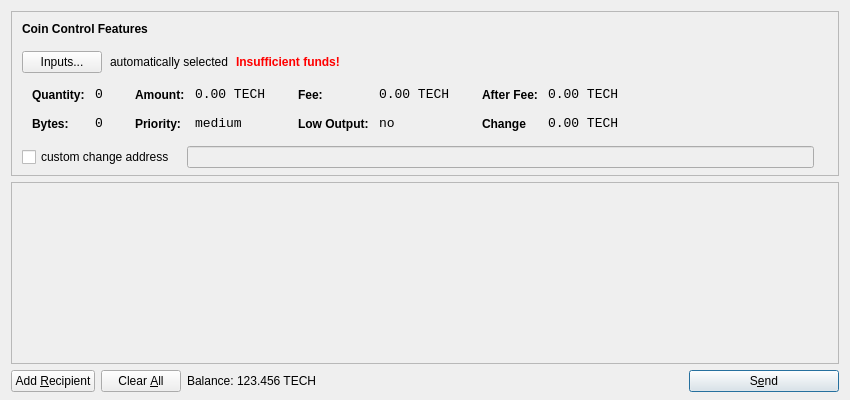
<?xml version="1.0" encoding="UTF-8"?>
<ui version="4.0">
 <class>SendCoinsDialog</class>
 <widget class="QDialog" name="SendCoinsDialog">
  <property name="geometry">
   <rect>
    <x>0</x>
    <y>0</y>
    <width>850</width>
    <height>400</height>
   </rect>
  </property>
  <property name="windowTitle">
   <string>Send Coins</string>
  </property>
  <layout class="QVBoxLayout" name="verticalLayout" stretch="0,1,0">
   <property name="bottomMargin">
    <number>8</number>
   </property>
   <item>
    <widget class="QFrame" name="frameCoinControl">
     <property name="sizePolicy">
      <sizepolicy hsizetype="Expanding" vsizetype="Expanding">
       <horstretch>0</horstretch>
       <verstretch>0</verstretch>
      </sizepolicy>
     </property>
     <property name="maximumSize">
      <size>
       <width>16777215</width>
       <height>16777215</height>
      </size>
     </property>
     <property name="frameShape">
      <enum>QFrame::StyledPanel</enum>
     </property>
     <property name="frameShadow">
      <enum>QFrame::Sunken</enum>
     </property>
     <layout class="QVBoxLayout" name="verticalLayoutCoinControl2">
      <property name="spacing">
       <number>6</number>
      </property>
      <property name="leftMargin">
       <number>0</number>
      </property>
      <property name="topMargin">
       <number>0</number>
      </property>
      <property name="rightMargin">
       <number>0</number>
      </property>
      <property name="bottomMargin">
       <number>6</number>
      </property>
      <item>
       <layout class="QVBoxLayout" name="verticalLayoutCoinControl" stretch="0,0,0,0,1">
        <property name="spacing">
         <number>0</number>
        </property>
        <property name="leftMargin">
         <number>10</number>
        </property>
        <property name="topMargin">
         <number>10</number>
        </property>
        <item>
         <layout class="QHBoxLayout" name="horizontalLayoutCoinControl1">
          <property name="bottomMargin">
           <number>15</number>
          </property>
          <item>
           <widget class="QLabel" name="labelCoinControlFeatures">
            <property name="sizePolicy">
             <sizepolicy hsizetype="Preferred" vsizetype="Maximum">
              <horstretch>0</horstretch>
              <verstretch>0</verstretch>
             </sizepolicy>
            </property>
            <property name="font">
             <font>
              <weight>75</weight>
              <bold>true</bold>
             </font>
            </property>
            <property name="styleSheet">
             <string notr="true">font-weight:bold;</string>
            </property>
            <property name="text">
             <string>Coin Control Features</string>
            </property>
           </widget>
          </item>
         </layout>
        </item>
        <item>
         <layout class="QHBoxLayout" name="horizontalLayoutCoinControl2" stretch="0,0,0,0">
          <property name="spacing">
           <number>8</number>
          </property>
          <property name="bottomMargin">
           <number>10</number>
          </property>
          <item>
           <widget class="QPushButton" name="pushButtonCoinControl">
            <property name="styleSheet">
             <string notr="true"/>
            </property>
            <property name="text">
             <string>Inputs...</string>
            </property>
           </widget>
          </item>
          <item>
           <widget class="QLabel" name="labelCoinControlAutomaticallySelected">
            <property name="text">
             <string>automatically selected</string>
            </property>
            <property name="margin">
             <number>5</number>
            </property>
           </widget>
          </item>
          <item>
           <widget class="QLabel" name="labelCoinControlInsuffFunds">
            <property name="font">
             <font>
              <weight>75</weight>
              <bold>true</bold>
             </font>
            </property>
            <property name="styleSheet">
             <string notr="true">color:red;font-weight:bold;</string>
            </property>
            <property name="text">
             <string>Insufficient funds!</string>
            </property>
            <property name="margin">
             <number>5</number>
            </property>
           </widget>
          </item>
          <item>
           <spacer name="horizontalSpacerCoinControl">
            <property name="orientation">
             <enum>Qt::Horizontal</enum>
            </property>
            <property name="sizeHint" stdset="0">
             <size>
              <width>40</width>
              <height>1</height>
             </size>
            </property>
           </spacer>
          </item>
         </layout>
        </item>
        <item>
         <widget class="QWidget" name="widgetCoinControl" native="true">
          <property name="sizePolicy">
           <sizepolicy hsizetype="Preferred" vsizetype="Preferred">
            <horstretch>0</horstretch>
            <verstretch>0</verstretch>
           </sizepolicy>
          </property>
          <property name="minimumSize">
           <size>
            <width>0</width>
            <height>0</height>
           </size>
          </property>
          <property name="styleSheet">
           <string notr="true"/>
          </property>
          <layout class="QHBoxLayout" name="horizontalLayoutCoinControl5">
           <property name="leftMargin">
            <number>0</number>
           </property>
           <property name="topMargin">
            <number>0</number>
           </property>
           <property name="rightMargin">
            <number>0</number>
           </property>
           <property name="bottomMargin">
            <number>0</number>
           </property>
           <item>
            <layout class="QHBoxLayout" name="horizontalLayoutCoinControl3" stretch="0,0,0,1">
             <property name="spacing">
              <number>20</number>
             </property>
             <property name="topMargin">
              <number>0</number>
             </property>
             <property name="bottomMargin">
              <number>10</number>
             </property>
             <item>
              <layout class="QFormLayout" name="formLayoutCoinControl1">
               <property name="horizontalSpacing">
                <number>10</number>
               </property>
               <property name="verticalSpacing">
                <number>14</number>
               </property>
               <property name="leftMargin">
                <number>10</number>
               </property>
               <property name="topMargin">
                <number>4</number>
               </property>
               <property name="rightMargin">
                <number>6</number>
               </property>
               <item row="0" column="0">
                <widget class="QLabel" name="labelCoinControlQuantityText">
                 <property name="styleSheet">
                  <string notr="true">font-weight:bold;</string>
                 </property>
                 <property name="text">
                  <string>Quantity:</string>
                 </property>
                 <property name="margin">
                  <number>0</number>
                 </property>
                </widget>
               </item>
               <item row="0" column="1">
                <widget class="QLabel" name="labelCoinControlQuantity">
                 <property name="font">
                  <font>
                   <family>Monospace</family>
                   <pointsize>10</pointsize>
                  </font>
                 </property>
                 <property name="cursor">
                  <cursorShape>IBeamCursor</cursorShape>
                 </property>
                 <property name="contextMenuPolicy">
                  <enum>Qt::ActionsContextMenu</enum>
                 </property>
                 <property name="text">
                  <string>0</string>
                 </property>
                 <property name="margin">
                  <number>0</number>
                 </property>
                 <property name="textInteractionFlags">
                  <set>Qt::LinksAccessibleByMouse|Qt::TextSelectableByKeyboard|Qt::TextSelectableByMouse</set>
                 </property>
                </widget>
               </item>
               <item row="1" column="0">
                <widget class="QLabel" name="labelCoinControlBytesText">
                 <property name="styleSheet">
                  <string notr="true">font-weight:bold;</string>
                 </property>
                 <property name="text">
                  <string>Bytes:</string>
                 </property>
                </widget>
               </item>
               <item row="1" column="1">
                <widget class="QLabel" name="labelCoinControlBytes">
                 <property name="font">
                  <font>
                   <family>Monospace</family>
                   <pointsize>10</pointsize>
                  </font>
                 </property>
                 <property name="cursor">
                  <cursorShape>IBeamCursor</cursorShape>
                 </property>
                 <property name="contextMenuPolicy">
                  <enum>Qt::ActionsContextMenu</enum>
                 </property>
                 <property name="text">
                  <string>0</string>
                 </property>
                 <property name="textInteractionFlags">
                  <set>Qt::LinksAccessibleByMouse|Qt::TextSelectableByKeyboard|Qt::TextSelectableByMouse</set>
                 </property>
                </widget>
               </item>
              </layout>
             </item>
             <item>
              <layout class="QFormLayout" name="formLayoutCoinControl2">
               <property name="horizontalSpacing">
                <number>10</number>
               </property>
               <property name="verticalSpacing">
                <number>14</number>
               </property>
               <property name="leftMargin">
                <number>6</number>
               </property>
               <property name="topMargin">
                <number>4</number>
               </property>
               <property name="rightMargin">
                <number>6</number>
               </property>
               <item row="0" column="0">
                <widget class="QLabel" name="labelCoinControlAmountText">
                 <property name="styleSheet">
                  <string notr="true">font-weight:bold;</string>
                 </property>
                 <property name="text">
                  <string>Amount:</string>
                 </property>
                 <property name="margin">
                  <number>0</number>
                 </property>
                </widget>
               </item>
               <item row="0" column="1">
                <widget class="QLabel" name="labelCoinControlAmount">
                 <property name="font">
                  <font>
                   <family>Monospace</family>
                   <pointsize>10</pointsize>
                  </font>
                 </property>
                 <property name="cursor">
                  <cursorShape>IBeamCursor</cursorShape>
                 </property>
                 <property name="contextMenuPolicy">
                  <enum>Qt::ActionsContextMenu</enum>
                 </property>
                 <property name="text">
                  <string>0.00 TECH</string>
                 </property>
                 <property name="textInteractionFlags">
                  <set>Qt::LinksAccessibleByMouse|Qt::TextSelectableByKeyboard|Qt::TextSelectableByMouse</set>
                 </property>
                </widget>
               </item>
               <item row="1" column="0">
                <widget class="QLabel" name="labelCoinControlPriorityText">
                 <property name="styleSheet">
                  <string notr="true">font-weight:bold;</string>
                 </property>
                 <property name="text">
                  <string>Priority:</string>
                 </property>
                </widget>
               </item>
               <item row="1" column="1">
                <widget class="QLabel" name="labelCoinControlPriority">
                 <property name="font">
                  <font>
                   <family>Monospace</family>
                   <pointsize>10</pointsize>
                  </font>
                 </property>
                 <property name="cursor">
                  <cursorShape>IBeamCursor</cursorShape>
                 </property>
                 <property name="contextMenuPolicy">
                  <enum>Qt::ActionsContextMenu</enum>
                 </property>
                 <property name="text">
                  <string>medium</string>
                 </property>
                 <property name="textInteractionFlags">
                  <set>Qt::LinksAccessibleByMouse|Qt::TextSelectableByKeyboard|Qt::TextSelectableByMouse</set>
                 </property>
                </widget>
               </item>
              </layout>
             </item>
             <item>
              <layout class="QFormLayout" name="formLayoutCoinControl3">
               <property name="horizontalSpacing">
                <number>10</number>
               </property>
               <property name="verticalSpacing">
                <number>14</number>
               </property>
               <property name="leftMargin">
                <number>6</number>
               </property>
               <property name="topMargin">
                <number>4</number>
               </property>
               <property name="rightMargin">
                <number>6</number>
               </property>
               <item row="0" column="0">
                <widget class="QLabel" name="labelCoinControlFeeText">
                 <property name="styleSheet">
                  <string notr="true">font-weight:bold;</string>
                 </property>
                 <property name="text">
                  <string>Fee:</string>
                 </property>
                 <property name="margin">
                  <number>0</number>
                 </property>
                </widget>
               </item>
               <item row="0" column="1">
                <widget class="QLabel" name="labelCoinControlFee">
                 <property name="font">
                  <font>
                   <family>Monospace</family>
                   <pointsize>10</pointsize>
                  </font>
                 </property>
                 <property name="cursor">
                  <cursorShape>IBeamCursor</cursorShape>
                 </property>
                 <property name="contextMenuPolicy">
                  <enum>Qt::ActionsContextMenu</enum>
                 </property>
                 <property name="text">
                  <string>0.00 TECH</string>
                 </property>
                 <property name="textInteractionFlags">
                  <set>Qt::LinksAccessibleByMouse|Qt::TextSelectableByKeyboard|Qt::TextSelectableByMouse</set>
                 </property>
                </widget>
               </item>
               <item row="1" column="0">
                <widget class="QLabel" name="labelCoinControlLowOutputText">
                 <property name="styleSheet">
                  <string notr="true">font-weight:bold;</string>
                 </property>
                 <property name="text">
                  <string>Low Output:</string>
                 </property>
                </widget>
               </item>
               <item row="1" column="1">
                <widget class="QLabel" name="labelCoinControlLowOutput">
                 <property name="font">
                  <font>
                   <family>Monospace</family>
                   <pointsize>10</pointsize>
                  </font>
                 </property>
                 <property name="cursor">
                  <cursorShape>IBeamCursor</cursorShape>
                 </property>
                 <property name="contextMenuPolicy">
                  <enum>Qt::ActionsContextMenu</enum>
                 </property>
                 <property name="text">
                  <string>no</string>
                 </property>
                 <property name="textInteractionFlags">
                  <set>Qt::LinksAccessibleByMouse|Qt::TextSelectableByKeyboard|Qt::TextSelectableByMouse</set>
                 </property>
                </widget>
               </item>
              </layout>
             </item>
             <item>
              <layout class="QFormLayout" name="formLayoutCoinControl4">
               <property name="horizontalSpacing">
                <number>10</number>
               </property>
               <property name="verticalSpacing">
                <number>14</number>
               </property>
               <property name="leftMargin">
                <number>6</number>
               </property>
               <property name="topMargin">
                <number>4</number>
               </property>
               <property name="rightMargin">
                <number>6</number>
               </property>
               <item row="0" column="0">
                <widget class="QLabel" name="labelCoinControlAfterFeeText">
                 <property name="styleSheet">
                  <string notr="true">font-weight:bold;</string>
                 </property>
                 <property name="text">
                  <string>After Fee:</string>
                 </property>
                 <property name="margin">
                  <number>0</number>
                 </property>
                </widget>
               </item>
               <item row="0" column="1">
                <widget class="QLabel" name="labelCoinControlAfterFee">
                 <property name="font">
                  <font>
                   <family>Monospace</family>
                   <pointsize>10</pointsize>
                  </font>
                 </property>
                 <property name="cursor">
                  <cursorShape>IBeamCursor</cursorShape>
                 </property>
                 <property name="contextMenuPolicy">
                  <enum>Qt::ActionsContextMenu</enum>
                 </property>
                 <property name="text">
                  <string>0.00 TECH</string>
                 </property>
                 <property name="textInteractionFlags">
                  <set>Qt::LinksAccessibleByMouse|Qt::TextSelectableByKeyboard|Qt::TextSelectableByMouse</set>
                 </property>
                </widget>
               </item>
               <item row="1" column="0">
                <widget class="QLabel" name="labelCoinControlChangeText">
                 <property name="styleSheet">
                  <string notr="true">font-weight:bold;</string>
                 </property>
                 <property name="text">
                  <string>Change</string>
                 </property>
                </widget>
               </item>
               <item row="1" column="1">
                <widget class="QLabel" name="labelCoinControlChange">
                 <property name="font">
                  <font>
                   <family>Monospace</family>
                   <pointsize>10</pointsize>
                  </font>
                 </property>
                 <property name="cursor">
                  <cursorShape>IBeamCursor</cursorShape>
                 </property>
                 <property name="contextMenuPolicy">
                  <enum>Qt::ActionsContextMenu</enum>
                 </property>
                 <property name="text">
                  <string>0.00 TECH</string>
                 </property>
                 <property name="textInteractionFlags">
                  <set>Qt::LinksAccessibleByMouse|Qt::TextSelectableByKeyboard|Qt::TextSelectableByMouse</set>
                 </property>
                </widget>
               </item>
              </layout>
             </item>
            </layout>
           </item>
          </layout>
         </widget>
        </item>
        <item>
         <layout class="QHBoxLayout" name="horizontalLayoutCoinControl4" stretch="0,0,0">
          <property name="spacing">
           <number>12</number>
          </property>
          <property name="sizeConstraint">
           <enum>QLayout::SetDefaultConstraint</enum>
          </property>
          <property name="topMargin">
           <number>5</number>
          </property>
          <property name="rightMargin">
           <number>5</number>
          </property>
          <item>
           <widget class="QCheckBox" name="checkBoxCoinControlChange">
            <property name="text">
             <string>custom change address</string>
            </property>
           </widget>
          </item>
          <item>
           <widget class="QLineEdit" name="lineEditCoinControlChange">
            <property name="enabled">
             <bool>false</bool>
            </property>
            <property name="sizePolicy">
             <sizepolicy hsizetype="Expanding" vsizetype="Fixed">
              <horstretch>0</horstretch>
              <verstretch>0</verstretch>
             </sizepolicy>
            </property>
           </widget>
          </item>
          <item>
           <widget class="QLabel" name="labelCoinControlChangeLabel">
            <property name="sizePolicy">
             <sizepolicy hsizetype="Preferred" vsizetype="Expanding">
              <horstretch>0</horstretch>
              <verstretch>0</verstretch>
             </sizepolicy>
            </property>
            <property name="minimumSize">
             <size>
              <width>0</width>
              <height>0</height>
             </size>
            </property>
            <property name="text">
             <string/>
            </property>
            <property name="margin">
             <number>3</number>
            </property>
           </widget>
          </item>
         </layout>
        </item>
        <item>
         <spacer name="verticalSpacerCoinControl">
          <property name="orientation">
           <enum>Qt::Vertical</enum>
          </property>
          <property name="sizeHint" stdset="0">
           <size>
            <width>800</width>
            <height>1</height>
           </size>
          </property>
         </spacer>
        </item>
       </layout>
      </item>
     </layout>
    </widget>
   </item>
   <item>
    <widget class="QScrollArea" name="scrollArea">
     <property name="widgetResizable">
      <bool>true</bool>
     </property>
     <widget class="QWidget" name="scrollAreaWidgetContents">
      <property name="geometry">
       <rect>
        <x>0</x>
        <y>0</y>
        <width>830</width>
        <height>172</height>
       </rect>
      </property>
      <layout class="QVBoxLayout" name="verticalLayout_2">
       <property name="leftMargin">
        <number>0</number>
       </property>
       <property name="topMargin">
        <number>0</number>
       </property>
       <property name="rightMargin">
        <number>0</number>
       </property>
       <property name="bottomMargin">
        <number>0</number>
       </property>
       <item>
        <layout class="QVBoxLayout" name="entries">
         <property name="spacing">
          <number>6</number>
         </property>
        </layout>
       </item>
       <item>
        <spacer name="verticalSpacer">
         <property name="orientation">
          <enum>Qt::Vertical</enum>
         </property>
         <property name="sizeHint" stdset="0">
          <size>
           <width>20</width>
           <height>40</height>
          </size>
         </property>
        </spacer>
       </item>
      </layout>
     </widget>
    </widget>
   </item>
   <item>
    <layout class="QHBoxLayout" name="horizontalLayout">
     <item>
      <widget class="QPushButton" name="addButton">
       <property name="toolTip">
        <string>Send to multiple recipients at once</string>
       </property>
       <property name="text">
        <string>Add &amp;Recipient</string>
       </property>
       <property name="icon">
        <iconset resource="../bitcoin.qrc">
         <normaloff>:/icons/add</normaloff>:/icons/add</iconset>
       </property>
       <property name="autoDefault">
        <bool>false</bool>
       </property>
      </widget>
     </item>
     <item>
      <widget class="QPushButton" name="clearButton">
       <property name="sizePolicy">
        <sizepolicy hsizetype="Minimum" vsizetype="Fixed">
         <horstretch>0</horstretch>
         <verstretch>0</verstretch>
        </sizepolicy>
       </property>
       <property name="toolTip">
        <string>Remove all transaction fields</string>
       </property>
       <property name="text">
        <string>Clear &amp;All</string>
       </property>
       <property name="icon">
        <iconset resource="../bitcoin.qrc">
         <normaloff>:/icons/remove</normaloff>:/icons/remove</iconset>
       </property>
       <property name="autoRepeatDelay">
        <number>300</number>
       </property>
       <property name="autoDefault">
        <bool>false</bool>
       </property>
      </widget>
     </item>
     <item>
      <layout class="QHBoxLayout" name="horizontalLayout_2">
       <property name="spacing">
        <number>3</number>
       </property>
       <item>
        <widget class="QLabel" name="label">
         <property name="sizePolicy">
          <sizepolicy hsizetype="Preferred" vsizetype="Fixed">
           <horstretch>0</horstretch>
           <verstretch>0</verstretch>
          </sizepolicy>
         </property>
         <property name="text">
          <string>Balance:</string>
         </property>
        </widget>
       </item>
       <item>
        <widget class="QLabel" name="labelBalance">
         <property name="sizePolicy">
          <sizepolicy hsizetype="Preferred" vsizetype="Fixed">
           <horstretch>0</horstretch>
           <verstretch>0</verstretch>
          </sizepolicy>
         </property>
         <property name="cursor">
          <cursorShape>IBeamCursor</cursorShape>
         </property>
         <property name="text">
          <string>123.456 TECH</string>
         </property>
         <property name="textInteractionFlags">
          <set>Qt::LinksAccessibleByMouse|Qt::TextSelectableByKeyboard|Qt::TextSelectableByMouse</set>
         </property>
        </widget>
       </item>
      </layout>
     </item>
     <item>
      <spacer name="horizontalSpacer">
       <property name="orientation">
        <enum>Qt::Horizontal</enum>
       </property>
       <property name="sizeHint" stdset="0">
        <size>
         <width>40</width>
         <height>20</height>
        </size>
       </property>
      </spacer>
     </item>
     <item>
      <widget class="QPushButton" name="sendButton">
       <property name="minimumSize">
        <size>
         <width>150</width>
         <height>0</height>
        </size>
       </property>
       <property name="toolTip">
        <string>Confirm the send action</string>
       </property>
       <property name="text">
        <string>S&amp;end</string>
       </property>
       <property name="icon">
        <iconset resource="../bitcoin.qrc">
         <normaloff>:/icons/send</normaloff>:/icons/send</iconset>
       </property>
       <property name="default">
        <bool>true</bool>
       </property>
      </widget>
     </item>
    </layout>
   </item>
  </layout>
 </widget>
 <resources>
  <include location="../bitcoin.qrc"/>
 </resources>
 <connections/>
</ui>
